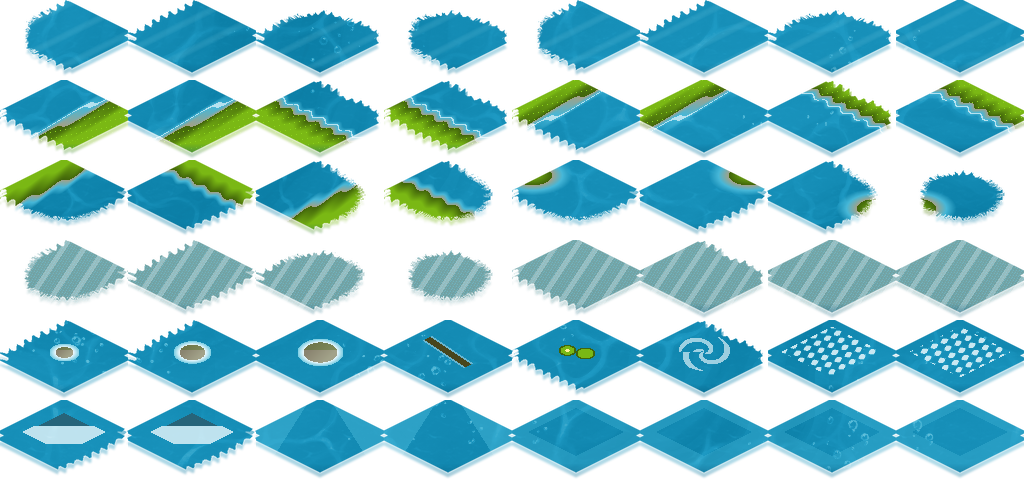
#> input picture production/backup_art_vong14/Sheet_IsoWater45.png, 1024 x 480 px, found by its file name
$ python gen_water_sheets.py
#> lines starting #> are read from the running program, lines starting #| are printed output that depends on the picture; after the words box and inside, x2 and y2 are one past the last pixel; in counts of white or black regions, pixels touching at a corner belong together
from PIL import Image
import numpy as np, colorsys, os

SRC='/mnt/user-data/uploads/Cooking-Game-2D/Assets/maptitle/Map45Iso/Sheet_IsoWater45.png'
OUT='/mnt/user-data/outputs/v15/Assets/maptitle/Map45Iso/WaterAnim/'
os.makedirs(OUT,exist_ok=True)
sheet=np.array(Image.open(SRC).convert('RGBA')).astype(np.float64)
def cell(r,c): return sheet[r*80:(r+1)*80, c*128:(c+1)*128].copy()
#> called with r = 0, c = 7

H,W=80,128
yy,xx=np.mgrid[0:H,0:W]
# Toa do lattice iso: chu ky (128,0) va (0,64); moi song can m+n chan de lien mach khi lat gach.
px=xx/128.0
py=yy/64.0
F=8   # so frame

def wave(m,n,t,phase=0.0):
    return np.sin(2*np.pi*(m*px + n*py - t) + phase)

def light_field(t, style):
    if style=='calm':
        L  = 0.55*wave(1, 1, t)
        L += 0.30*wave(1,-1, t*0.62 + 0.25)
        L += 0.18*wave(2, 2, t*1.35 + 1.1)
        L += 0.10*wave(3, 1, t*0.8  + 2.2)
    elif style=='ripple':
        L  = 0.45*wave(2, 0, t*1.1)
        L += 0.38*wave(0, 2, t*0.7 + 0.9)
        L += 0.24*wave(1, 1, t*1.5 + 2.0)
        L += 0.12*wave(3,-1, t*0.9 + 0.4)
    elif style=='deep':
        L  = 0.60*wave(1, 1, t*0.55)
        L += 0.22*wave(1,-1, t*0.35 + 1.7)
        L += 0.10*wave(2, 2, t*0.9  + 0.3)
    else:  # 'shore' - song don dap, nhip nhanh hon
        L  = 0.50*wave(1,-1, t*1.25)
        L += 0.34*wave(2, 0, t*0.95 + 1.3)
        L += 0.22*wave(1, 1, t*1.6  + 0.6)
        L += 0.12*wave(2,-2, t*1.1  + 2.4)
    return L/1.13

def build(src_rc, style, amp_v, amp_s, spec, name, v_shift=0.0, s_shift=0.0):
    base=cell(*src_rc)
    rgb=base[...,:3]/255.0
    a=base[...,3]
    mask=a>0
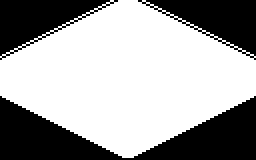
#> mask: shape (80, 128) bool (shown 2 times larger); 63.5% white; 3 black regions, box (x1, y1, x2, y2) and area: (0, 48, 128, 80) 2050, (0, 0, 59, 30) 843, (69, 0, 128, 30) 843
    hsv=np.zeros_like(rgb)
    mx=rgb.max(2); mn=rgb.min(2); d=mx-mn
    v=mx
    s=np.where(mx>0, d/np.maximum(mx,1e-6), 0)
    # hue
    h=np.zeros_like(mx)
    r,g,b=rgb[...,0],rgb[...,1],rgb[...,2]
    nz=d>1e-6
    h=np.where(nz&(mx==r), ((g-b)/np.maximum(d,1e-6))%6, h)
#> h: shape (80, 128) float64; every value is 0
    h=np.where(nz&(mx==g), (b-r)/np.maximum(d,1e-6)+2, h)
    h=np.where(nz&(mx==b), (r-g)/np.maximum(d,1e-6)+4, h)
    h=h/6.0
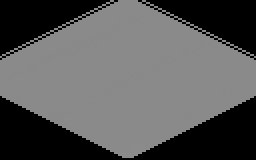
#> h: shape (80, 128) float64 (shown 2 times larger); min 0, max 0.547, mean 0.344

    frames=[]
    for f in range(F):
        t=f/float(F)
        L=light_field(t,style)
        v2=np.clip(v*(1.0+amp_v*L)+v_shift, 0, 1)
        s2=np.clip(s*(1.0-amp_s*L)+s_shift, 0, 1)
        # dai sang bac tren dinh song
        hi=np.clip((L-0.72)/0.28, 0, 1)**2
        v2=np.clip(v2+spec*hi, 0, 1)
        s2=np.clip(s2-0.35*spec*hi, 0, 1)
        # HSV -> RGB vector hoa
        i=np.floor(h*6.0)
        ff=h*6.0-i
        p=v2*(1-s2); q=v2*(1-s2*ff); tt=v2*(1-s2*(1-ff))
        i=i.astype(int)%6
        out=np.zeros_like(rgb)
        for k,(rr,gg,bb) in enumerate([(v2,tt,p),(q,v2,p),(p,v2,tt),(p,q,v2),(tt,p,v2),(v2,p,q)]):
            sel=i==k
            out[...,0]=np.where(sel,rr,out[...,0])
            out[...,1]=np.where(sel,gg,out[...,1])
            out[...,2]=np.where(sel,bb,out[...,2])
        frame=np.zeros((H,W,4))
        frame[...,:3]=np.where(mask[...,None], out*255.0, 0)
        frame[...,3]=a
        frames.append(frame)
#> sel: shape (80, 128) bool; every value is 0
#> after the loop, frames = 8 items

    strip=np.concatenate(frames,axis=1).round().clip(0,255).astype(np.uint8)
    Image.fromarray(strip,'RGBA').save(OUT+name+'.png')
    return strip

# 4 sheet, TAT CA dung mask thoi 6504 giong het nhau -> lat gach khong ho
# TAT CA lay o r0c7 cua Sep: mat nuoc PHANG (khong co vignette hinh goi nhu hang 5),
# lat gach ra la mot mat ho lien tuc. Chi khac nhau kieu song + do dam nhat.
build((0,7),'calm',   0.105, 0.09, 0.07, 'Sheet_WaterAnim45_fill')
build((0,7),'ripple', 0.115, 0.10, 0.08, 'Sheet_WaterAnim45_fill_b')
build((0,7),'deep',   0.090, 0.07, 0.05, 'Sheet_WaterAnim45_deep',  v_shift=-0.085, s_shift=0.045)
#> call 3 of build, with src_rc = (0, 7), style = 'deep', amp_v = 0.09, amp_s = 0.07, spec = 0.05, name = 'Sheet_WaterAnim45_deep', v_shift = -0.085, s_shift = 0.045
#> after the loop in build (call 3), `for f in range(F):`:
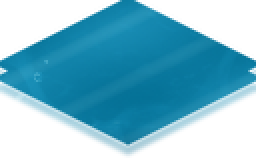
#> frame: shape (80, 128, 4) float64 (shown 2 times larger); mean of channels 0, 1, 2, 3 11.2, 81.8, 105.7, 138.2; transparent parts drawn white
#> after the loop in build (call 3), `for f in range(F):`:
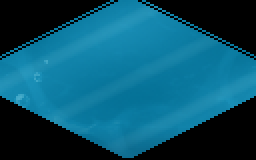
#> out: shape (80, 128, 3) float64 (shown 2 times larger); mean of channels 0, 1, 2 0.044, 0.321, 0.415; drawn as R, G, B
build((0,7),'shore',  0.120, 0.10, 0.08, 'Sheet_WaterAnim45_edge',  v_shift= 0.050, s_shift=-0.030)
#> call 4 of build, with src_rc = (0, 7), style = 'shore', amp_v = 0.12, amp_s = 0.1, spec = 0.08, name = 'Sheet_WaterAnim45_edge', v_shift = 0.05, s_shift = -0.03
#> after the loop in build (call 4), `for f in range(F):`:
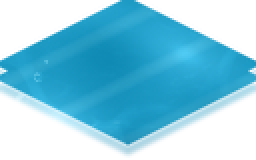
#> frame: shape (80, 128, 4) float64 (shown 2 times larger); mean of channels 0, 1, 2, 3 23.3, 101.3, 127.8, 138.2; transparent parts drawn white
#> after the loop in build (call 4), `for f in range(F):`:
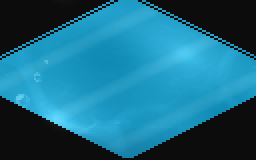
#> out: shape (80, 128, 3) float64 (shown 2 times larger); mean of channels 0, 1, 2 0.11, 0.416, 0.519; drawn as R, G, B
#> in build (call 4), `strip=np.concatenate(frames,axis=1).round().clip(0,255).astype(np.uint8)`:
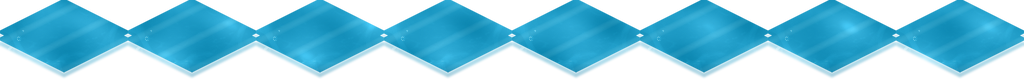
#> strip: shape (80, 1024, 4); mean of channels 0, 1, 2, 3 22.6, 100.5, 127, 138.2; transparent parts drawn white
print('done')

$ run again, with production/backup_art_vong14/Sheet_IsoCliff45_before_v3.png copied over production/backup_art_vong14/Sheet_IsoWater45.png
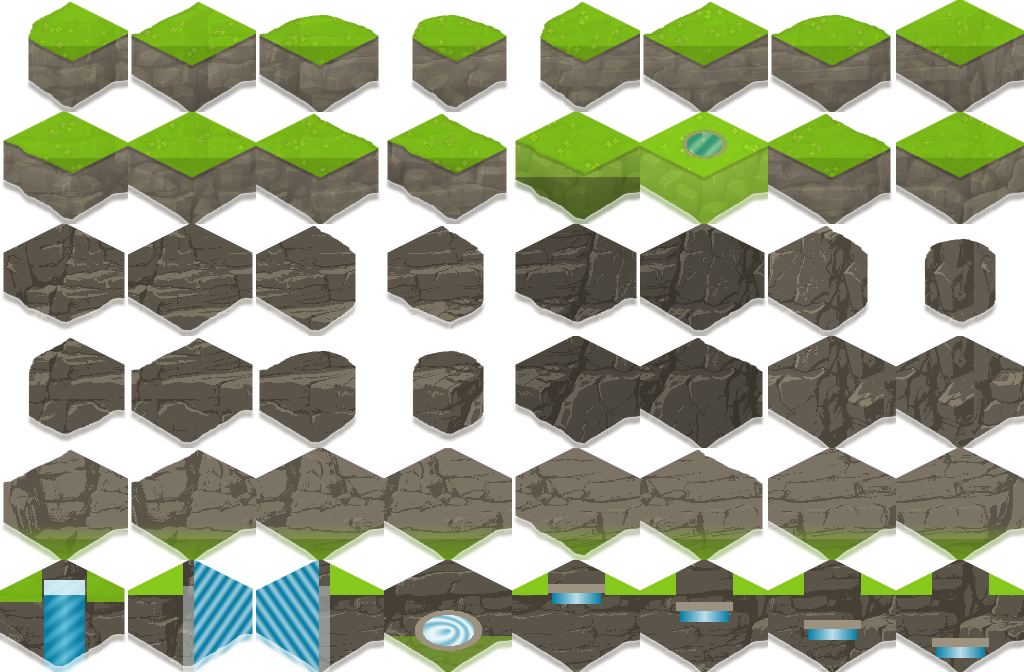
#> input picture production/backup_art_vong14/Sheet_IsoCliff45_before_v3.png, 1024 x 672 px, found by its file name
#> mask: shape (80, 128) bool; 83.5% white; 2 black regions, box (x1, y1, x2, y2) and area: (0, 0, 59, 30) 843, (69, 0, 128, 30) 843
#> after the loop in build, `for f in range(F):`:
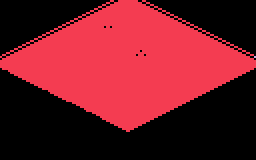
#> i: shape (80, 128) int64 (shown 2 times larger); 3 distinct labels, from 0 to 2; one colour per label, 0 black
#> after the loop in build, `for f in range(F):`: frames = 8 items
#> in build (call 4), `strip=np.concatenate(frames,axis=1).round().clip(0,255).astype(np.uint8)`:
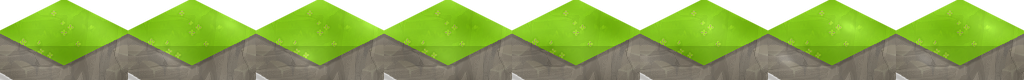
#> strip: shape (80, 1024, 4); mean of channels 0, 1, 2, 3 107, 132.3, 53.6, 207.8; transparent parts drawn white

$ run again, with production/backup_art_vong14/Sheet_IsoSand45_original.png copied over production/backup_art_vong14/Sheet_IsoWater45.png
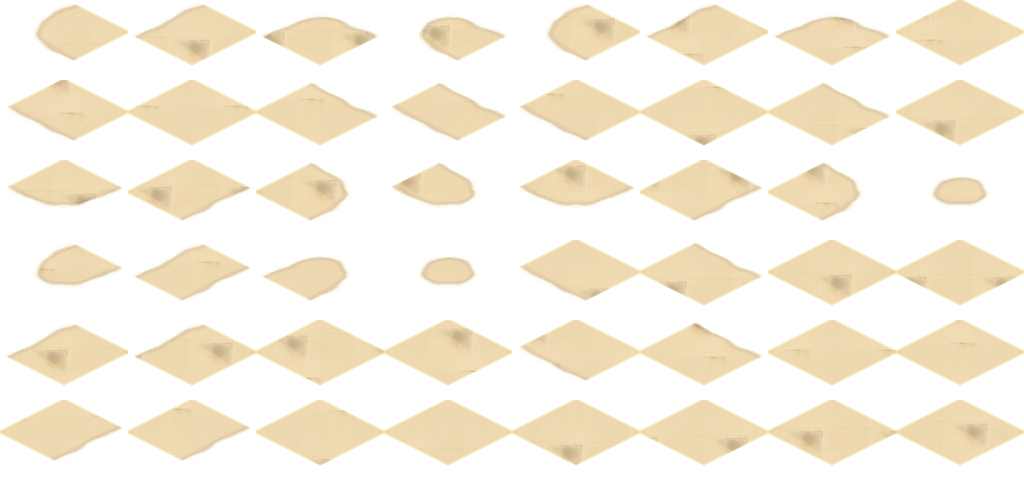
#> input picture production/backup_art_vong14/Sheet_IsoSand45_original.png, 1024 x 480 px, found by its file name
#> mask: shape (80, 128) bool; 47.3% white; 2 white regions (1 under 20 px), largest, box (x1, y1, x2, y2) and area: (0, 0, 128, 67) 4838
#> nz: shape (80, 128) bool; 45% white; 4 white regions (3 under 20 px), largest, box (x1, y1, x2, y2) and area: (0, 0, 128, 66) 4600
#> after the loop in build, `for f in range(F):`:
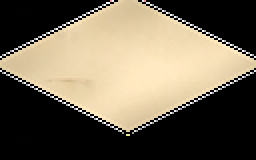
#> out: shape (80, 128, 3) float64 (shown 2 times larger); mean of channels 0, 1, 2 0.439, 0.4, 0.33; drawn as R, G, B
#> after the loop in build, `for f in range(F):`: frames = 8 items
#> in build (call 4), `strip=np.concatenate(frames,axis=1).round().clip(0,255).astype(np.uint8)`:
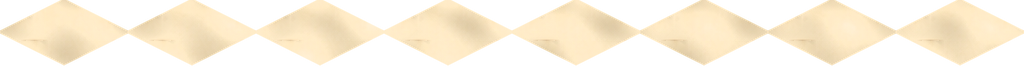
#> strip: shape (80, 1024, 4); mean of channels 0, 1, 2, 3 116.8, 107.7, 91.2, 111.4; transparent parts drawn white
